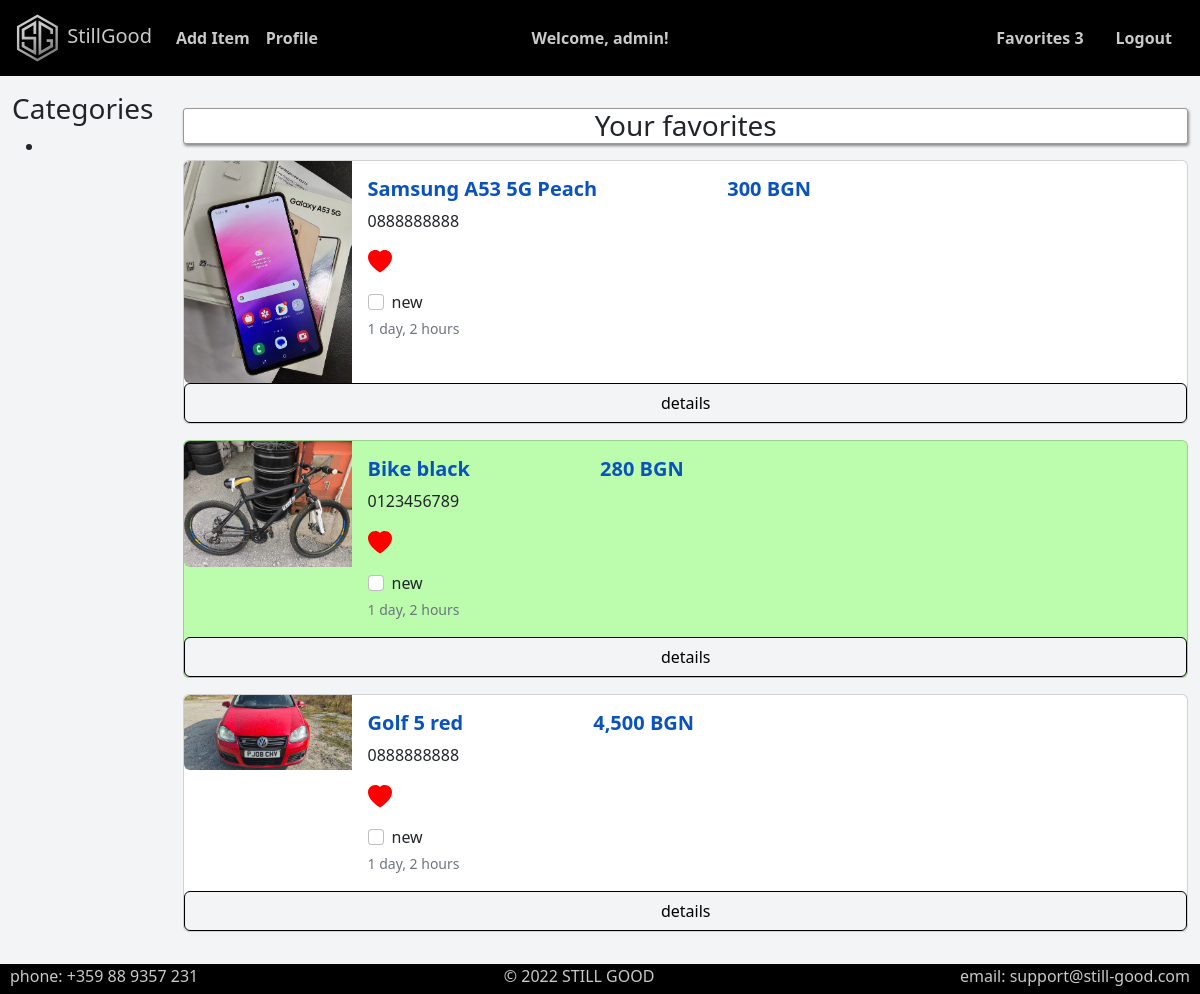
The app's page /favourites/admin/ (signed in), older data.
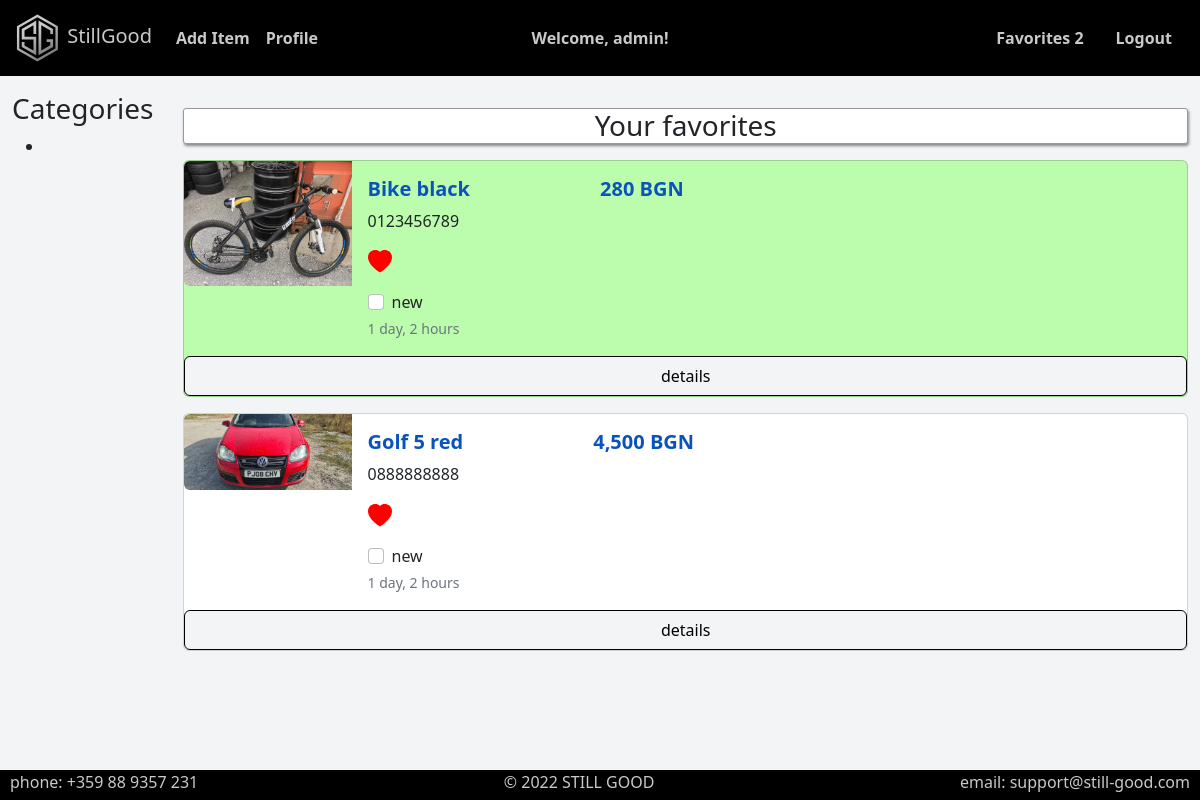
The same page, newer data.
### project_1/users/models.py (models this page shows, shortened)
class AppUser(auth_models.AbstractUser):
    MIN_LEN_FIRST_NAME = 2
    MAX_LEN_FIRST_NAME = 30
    MIN_LEN_LAST_NAME = 2
    MAX_LEN_LAST_NAME = 30
    MAX_LEN_LOCATION = 45
    MIN_LEN_LOCATION = 3
    personal_photo = models.ImageField(
        upload_to='users_photos',
        blank=False,
        default='defaults/no-user-photo.png',
    )
    first_name = models.CharField(
        max_length=MAX_LEN_FIRST_NAME,
        validators=(
            validators.MinLengthValidator(MIN_LEN_FIRST_NAME),
            validate_personal_names,
        ),
        blank=True,
    )
    last_name = models.CharField(
        max_length=MAX_LEN_LAST_NAME,
        validators=(
            validators.MinLengthValidator(MIN_LEN_LAST_NAME),
            validate_personal_names,
        ),
        blank=True,
    )
    gender = models.CharField(
        choices=Genders.choices(),
        max_length=Genders.max_len(),
        blank=True,
    )
    phone = models.CharField(
        max_length=10,
        validators=(validate_phone,),
        blank=True,
    )
    location = models.CharField(
        max_length=MAX_LEN_LOCATION,
        validators=(
            validators.MinLengthValidator(MIN_LEN_LOCATION),
            validate_location),
        blank=True,
    )
    email = models.EmailField(unique=True, blank=False, )
    class Meta:
        ordering = ['pk']

### project_1/items/models.py (models this page shows, shortened)
class Item(models.Model):
    MAX_LEN_TITLE = 40
    MIN_LEN_TITLE = 2
    MAX_LEN_LOCATION = 60
    MIN_LEN_LOCATION = 2
    user = models.ForeignKey(
        UserModel,
        on_delete=models.CASCADE,
    )
    title = models.CharField(
        max_length=MAX_LEN_TITLE,
        validators=[MinLengthValidator(MIN_LEN_TITLE)],
        blank=False,
    )
    category = models.ForeignKey(Category, on_delete=models.CASCADE)
    image_main = models.ImageField(upload_to='items_photos_mains', default='defaults/no-img.png')
    description = models.TextField()
    is_new = models.BooleanField(default=False, )
    price = models.IntegerField()
    location = models.CharField(
        max_length=MAX_LEN_LOCATION,
        validators=[
            MinLengthValidator(MIN_LEN_LOCATION),
            validate_location],
        blank=True,
    )
    phone = models.CharField(
        max_length=10,
        validators=[validate_phone, ],
        blank=True,
    )
    email = models.EmailField(blank=True, )  # no need to be unique
    date_added = models.DateTimeField(auto_now_add=True, )
    slug = models.SlugField(unique=True, null=False, blank=True, editable=False)
    class Meta:
        ordering = ['-pk']

### project_1/common/views.py (the view)
# urls.py: path('favourites/<str:username>/', login_required(views.list_favourite_items), name='list favourite items'),
def list_favourite_items(request, username):
    categories = Category.objects.all()
    favourite_items = [f.item for f in request.user.favourite_set.all()]
    context = {
        'categories': categories,
        'items': favourite_items,
    }
    return render(request, template_name='common/list-favourite-items.html', context=context)

### project_1/users/templatetags/humanize.py (called while the page is built, shortened)
@register.filter(is_safe=True)
def intcomma(value, use_l10n=True):
    if use_l10n:
        try:
            if not isinstance(value, (float, Decimal)):
                value = int(value)
        except (TypeError, ValueError):
            return intcomma(value, False)
        else:
            return number_format(value, use_l10n=True, force_grouping=True)

### templates/common/list-favourite-items.html (shortened to what this page needs)
{% extends 'base.html' %}
{% block content %}
    {% load humanize %}
    <div class="grid-sm-big">
        <div class="container">
            {% include 'partials/category-side-bar.html' %}
        </div>
        <div class="container">
            {% if items %}
                <h3 class="text-center mb-3 result-message">Your favorites</h3>
                {% for item in items %}
                    <div class="card mb-3
                        {% if request.user.is_authenticated and request.user == item.user %}
                        mark-mine
                        {% endif %}">
                        <div class="row g-0">
                            <div class="col-md-2">
                                <img src="{{ item.image_main.url }}" class="img-fluid rounded-start" alt="img">
                            </div>
                            <div class="col-md-8">
                                <div class="card-body">
                                    <h5 class="card-title c-t">
                                        {{ item.title }} &nbsp&nbsp&nbsp&nbsp&nbsp&nbsp&nbsp&nbsp&nbsp
                                        {{ item.price|intcomma }} BGN
                                    </h5>
                                    <p class="card-text">{{ item.phone }}
                                    </p>
                                    <p>
                                        <a href="{% url 'add a favourite' item_pk=item.pk %}">
                                            {% if item in items %}
                                                {% include 'partials/heart-red.html' %}
                                            {% else %}
                                                {% include 'partials/heart-empty.html' %}
                                            {% endif %}
                                        </a>
                                    </p>
                                    <div class="form-check">
                                        <input class="form-check-input my-isnew" type="checkbox" value=""
                                               id="flexCheckChecked" {% if item.is_new %}checked{% endif %}>
                                        <label class="form-check-label" for="flexCheckChecked">
                                            new
                                        </label>
                                    </div>
                                    <p class="card-text"><small
                                            class="text-muted">{{ item.date_added | timesince }}</small></p>
                                </div>
                            </div>
                            <a href="{% url 'item details' username=item.user.username slug=item.slug %}" class="btn">details</a>
                        </div>
                    </div>
                {% endfor %}
            {% else %}
                <h3 class="text-center mb-3 p-lg-5"
                    style="background: palevioletred">No Favourite Items</h3>
            {% endif %}
        </div>
    </div>
{% endblock %}

### templates/base.html (shortened to what this page needs)
{% load static %}
<!doctype html>
<html lang="en">
<head>
    <link rel="stylesheet" href="{% static 'css/all-styles.css' %}">
</head>
<body style="background-color: #F2F4F5">
<nav class="navbar bg-black navbar-expand-lg">
    <div class="container-fluid">
        <a class="navbar-brand" href="{% url 'home page' %}">
            <img src="{% static "images/sg-logo.svg" %}" alt="logo" class="d-inline-block align-text-center"
                 height="50" width="50">
            StillGood
        </a>
        <div class="collapse navbar-collapse" id="navbarScroll">
            <ul class="navbar-nav me-auto my-2 my-lg-0 navbar-nav-scroll" style="--bs-scroll-height: 100px;">
                <li class="nav-item">
                    <a class="nav-link" href="{% url 'item add' %}">Add Item</a>
                </li>
                {% if not request.user.is_authenticated %}
                    <li class="nav-item">
                        <a class="nav-link" href="{% url 'user register' %}">Register</a>
                    </li>
                    <li class="nav-item">
                        <a class="nav-link" href="{% url 'user login' %}">Login</a>
                    </li>
                    <li class="nav-item welcome position-absolute top-50 start-50 translate-middle">
                        Welcome!
                    </li>
                {% else %}
                    <li class="nav-item">
                        <a class="nav-link" href="{% url 'user details' pk=request.user.pk %}">Profile</a>
                    </li>
                    <li class="nav-item welcome position-absolute top-50 start-50 translate-middle">
                        Welcome, {{ request.user.username }}!
                    </li>
                {% endif %}
            </ul>
            {% if request.user.is_authenticated %}
                <ul class="nav justify-content-end">
                    <li class="nav-item float-left">
                        <a class="nav-link" href="{% url 'list favourite items' username=request.user.username %}">
                            Favorites {{ request.user.favourite_set.all.count }}
                        </a>
                    </li>
                    <li class="nav-item">
                        <a class="nav-link" href="{% url 'user logout' %}">Logout</a>
                    </li>
                </ul>
            {% endif %}
        </div>
    </div>
</nav>
<main>
    {% block content %}
    {% endblock %}
</main>
<footer style="text-align: center">
    © 2022 STILL GOOD
    <span style="float: left"> phone: +359 88 9357 231</span>
    <span style="float: right">email: support@still-good.com </span>
</footer>
</body>
</html>

### templates/partials/heart-red.html
<svg style="color: red"
     xmlns="http://www.w3.org/2000/svg"
     width="24"
     height="24"
     fill="currentColor"
     class="bi bi-heart-fill"
     viewBox="0 0 16 16">
    <path fill-rule="evenodd"
          d="M8 1.314C12.438-3.248 23.534 4.735
            8 15-7.534 4.736 3.562-3.248 8 1.314z"
          fill="red">
    </path>
</svg>

Row changes from the older to the newer data that the page shows:
no longer on this page (row unchanged): Item: image_main (picture), title "Samsung A53 5G Peach", price "300", phone "0888888888", date_added "1 day, 2 hours"
changed AppUser "admin": user.favourite_set.all.count "3" → "2"
